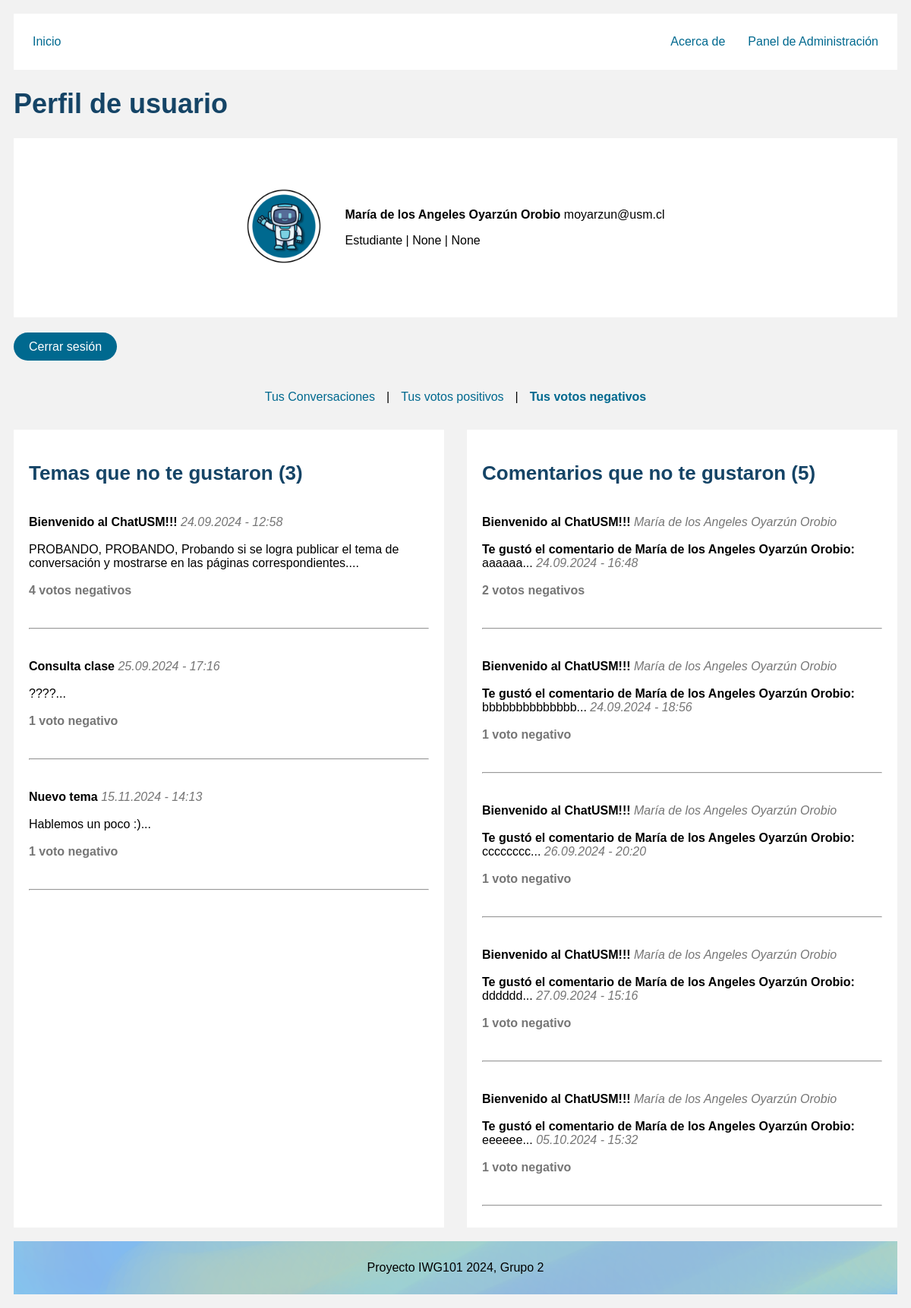
Page /accounts/profile/votos_negativos/ (signed in) on the committed database.
### foro/models.py (models this page shows, shortened)
class Usuario(AbstractUser ):
    username = models.EmailField(unique=True, null=True, blank=True)
    nombre = models.CharField(max_length=50, default='Nombre')
    apellido = models.CharField(max_length=100, default='ApellidoPaterno ApellidoMaterno')
    tipo = models.ForeignKey(TipoUsuario, on_delete=models.CASCADE, null=True, blank=True)
    sede = models.ForeignKey(Sede, on_delete=models.CASCADE, null=True, blank=True)
    carrera = models.ForeignKey(Carrera, on_delete=models.CASCADE, null=True, blank=True)
    categoria = models.ForeignKey(Categoria, on_delete=models.CASCADE, null=True, blank=True)
    def __str__(self):
        return f"{self.nombre} {self.apellido}"

class TipoUsuario(models.Model):
    nombre = models.CharField(max_length=100, unique=True)
    def __str__(self):
        return self.nombre

class Tema(models.Model):
    titulo = models.CharField(max_length=100)
    contenido = models.TextField()
    categoria = models.ForeignKey(Categoria, related_name='temas', on_delete=models.CASCADE)
    autor = models.ForeignKey(settings.AUTH_USER_MODEL, on_delete=models.CASCADE)
    anonimo = models.BooleanField(default=False)
    fecha_creacion = models.DateTimeField(auto_now_add=True)
    si = models.PositiveIntegerField(default=0)
    no = models.PositiveIntegerField(default=0)

class Comentario(models.Model):
    tema = models.ForeignKey('Tema', related_name='comentarios', on_delete=models.CASCADE)
    autor = models.ForeignKey(settings.AUTH_USER_MODEL, on_delete=models.CASCADE)
    contenido = models.TextField()
    fecha_creacion = models.DateTimeField(auto_now_add=True)
    parent = models.ForeignKey('self', null=True, blank=True, related_name='respuestas', on_delete=models.CASCADE)
    si = models.PositiveIntegerField(default=0)
    no = models.PositiveIntegerField(default=0)

### foro/views.py (the view)
# urls.py: path('accounts/profile/votos_negativos/', views.perfil_votos_no, name='perfil_votos_no'),
@login_required
def perfil_votos_no(request):
    user = request.user
    votos_tema_no = VotoTema.objects.filter(usuario=user, voto=False).values_list('tema', flat=True)
    votos_comentario_no = VotoComentario.objects.filter(usuario=user, voto=False).values_list('comentario', flat=True)
    temas_votados_no = Tema.objects.filter(id__in=votos_tema_no)
    comentarios_votados_no = Comentario.objects.filter(id__in=votos_comentario_no)
    cant_temas_no = temas_votados_no.count()
    cant_comentarios_no = comentarios_votados_no.count()
    context = {
        'user': user,
        'temas_votados_no': temas_votados_no,
        'comentarios_votados_no': comentarios_votados_no,
        'cant_temas_no': cant_temas_no,
        'cant_comentarios_no': cant_comentarios_no
    }
    return render(request, 'perfil_votos_no.html', context)

### foro/templates/perfil_votos_no.html (shortened to what this page needs)
{% extends 'base_perfil.html' %}
{% load static %}
{% block content %}
    <h1>Perfil de usuario</h1>
    <div class="info_perfil display_info_perfil">
        <p><img src="{% static 'imagenes/usuario.png' %}" alt="Foto de {{ user.email}}" style="width: 100px; height: auto;"></p>
        <div class="box_info">
            <p><b>{{ user.nombre }} {{ user.apellido }}</b> {{ user.email }}</p>
            <p>{{ user.tipo }}
            {% if user.tipo.nombre == "Profesor" %}
                | {{ user.categoria }}
            {% elif user.tipo.nombre == "Estudiante" %}
                | {{ user.carrera }}
            {% endif %}
            | {{ user.sede }}</p>
        </div>
    </div>
    <p class="separador"><a class="boton" href="{% url 'logout' %}">Cerrar sesión</a></p>
    <p class="display_info_perfil">
    <a class="link_header" href="{% url 'perfil' %}">Tus Conversaciones</a> |
    <a class="link_header" href="{% url 'perfil_votos_si' %}">Tus votos positivos</a> |
    <a class="link_header" href="{% url 'perfil_votos_no' %}"> <b class="link">Tus votos negativos</b></a></p>
    <div class="display_perfil">
        <div class="centrar_foro_b">
            <h2>Temas que no te gustaron ({{cant_temas_no}})</h2>
            {% if temas_votados_no %}
                <ul>
                    {% for tema in temas_votados_no %}
                        <li class="comentario_box">
                            <a class="tema" href="{% url 'tema_solicitud' tema.id %}"><b>{{ tema.titulo }}</b>
                            <i class="detalles">{{ tema.fecha_creacion|date:"d.m.Y - H:i" }}</i>
                            <br><br>{{ tema.contenido|truncatechars:150 }}...
                            <br><br>
                            {% if tema.no == 1 %}
                                <b class="detalles">{{ tema.no }} voto negativo</b>
                            {% else %}
                                <b class="detalles">{{ tema.no }} votos negativos</b>
                            {% endif %}</a>
                        </li>
                        <hr>
                    {% endfor %}
                </ul>
            {% else %}
                <p>No has votado Negativamente en ningún Tema.</p>
            {% endif %}
        </div>
        <div class="centrar_foro_b box_info">
            <h2>Comentarios que no te gustaron ({{cant_comentarios_no}})</h2>
            {% if comentarios_votados_no %}
                <ul>
                    {% for comentario in comentarios_votados_no %}
                        <li class="comentario_box">
                            <p>
                                <a class="tema" href="{% url 'tema_solicitud' comentario.tema.id %}">
                                    <b>{{ comentario.tema.titulo }}</b><i class="detalles"> {{ comentario.tema.autor }}</i>
                                    <br><br><b>Te gustó el comentario de {{ comentario.autor }}:</b>
                                    <br>{{ comentario.contenido|truncatechars:150 }}... <i class="detalles">{{ comentario.fecha_creacion|date:"d.m.Y - H:i" }}</i>
                                    <br><br>
                                    {% if comentario.no == 1 %}
                                        <b class="detalles">{{ comentario.no }} voto negativo</b>
                                    {% else %}
                                        <b class="detalles">{{ comentario.no }} votos negativos</b>
                                    {% endif %}
                                </a>
                            </p>
                        </li>
                        <hr>
                    {% endfor %}
                </ul>
            {% else %}
                <p>No has votado Negativamente en ningún Comentario.</p>
            {% endif %}
        </div>
    </div>
    <br>
{% endblock %}

### foro/static/css/styles.css (style rules this page uses)
.link_header { text-decoration: none; color: #00698f; margin: 18px 15px; }
body { padding: 10px; background-color: #f2f2f2; font-family: Arial, sans-serif; }
h1 { color: #154466; font-size: 36px; }
h2 { color: #154466; font-size: 26px; }
ul { list-style: none; padding: 0; margin: 0; }
.boton { background-color: #00698f; color: #fff; padding: 10px 20px; border: none; border-radius: 25px; text-decoration: none; }
.separador { margin: 30px 0; }
.detalles { text-decoration: none; color: #767676 }
.link { text-decoration: none; color: #00698f; }
.tema { text-decoration: none; color: #000000; }
.centrar_foro_b { align-items: center; justify-content: center; margin: 0 auto; width: 100%; max-width: 800px; padding: 20px 20px; background-color: #ffffff }
.comentario_box { margin: 40px auto; }
.info_perfil { margin: 20px 0; padding: 50px 0; background-color: #ffffff }
.display_info_perfil { display: flex; justify-content: center; align-items: center; width: 100%; }
.box_info { margin-left: 30px; }
.display_perfil { display: flex; }

### rows in the picture
Usuario: nombre "María de los Angeles", apellido "Oyarzún Orobio", email "moyarzun@usm.cl", tipo "Estudiante", carrera "None", sede "None"
Tema: titulo "Bienvenido al ChatUSM!!!", fecha_creacion "24.09.2024 - 12:58", contenido "PROBANDO, PROBANDO, Probando si se logra publicar el tema de conversación y mostrarse en las páginas correspondientes.", no "4"
Tema: titulo "Consulta clase", fecha_creacion "25.09.2024 - 17:16", contenido "????", no "1"
Tema: titulo "Nuevo tema", fecha_creacion "15.11.2024 - 14:13", contenido "Hablemos un poco :)", no "1"
Comentario: tema.titulo "Bienvenido al ChatUSM!!!", tema.autor "María de los Angeles Oyarzún Orobio", autor "María de los Angeles Oyarzún Orobio", contenido "aaaaaa", fecha_creacion "24.09.2024 - 16:48", no "2"
Comentario: tema.titulo "Bienvenido al ChatUSM!!!", tema.autor "María de los Angeles Oyarzún Orobio", autor "María de los Angeles Oyarzún Orobio", contenido "bbbbbbbbbbbbbb", fecha_creacion "24.09.2024 - 18:56", no "1"
Comentario: tema.titulo "Bienvenido al ChatUSM!!!", tema.autor "María de los Angeles Oyarzún Orobio", autor "María de los Angeles Oyarzún Orobio", contenido "cccccccc", fecha_creacion "26.09.2024 - 20:20", no "1"
Comentario: tema.titulo "Bienvenido al ChatUSM!!!", tema.autor "María de los Angeles Oyarzún Orobio", autor "María de los Angeles Oyarzún Orobio", contenido "dddddd", fecha_creacion "27.09.2024 - 15:16", no "1"
Comentario: tema.titulo "Bienvenido al ChatUSM!!!", tema.autor "María de los Angeles Oyarzún Orobio", autor "María de los Angeles Oyarzún Orobio", contenido "eeeeee", fecha_creacion "05.10.2024 - 15:32", no "1"

### other values in the picture
{{ cant_temas_no }} "3"
{{ cant_comentarios_no }} "5"
